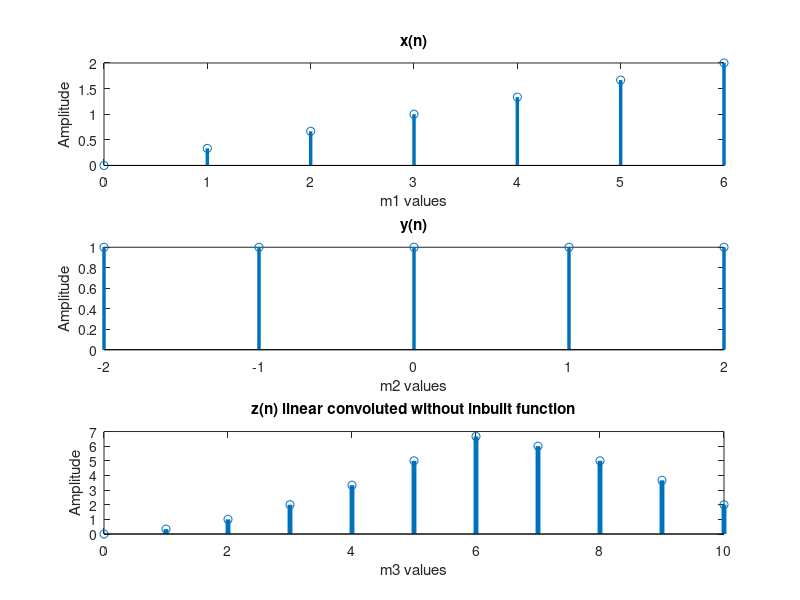

The MATLAB script that drew this image:
clc;
clear all;
close all;
m1=0:6; % time duration of signal x
x=m1/3; % amplitude of signal x 
m2=-2:2; % time duration of signal y
y=ones(1,length(m2)); % amplitude of signal y 
subplot(3,1,1); % plotting signal x in discrete form
stem(m1,x,'LineWidth',2.5);
xlabel('m1 values');
ylabel('Amplitude');
title('x(n)');
subplot(3,1,2); % plotting signal y in discrete form
stem(m2,y,'LineWidth',2.5);
xlabel('m2 values');
ylabel('Amplitude');
title('y(n)');
n1=length(x); % length of signal x
n2=length(y); % length of signal y
N=n1+n2-1; % length of signal z
m3=0:1:N-1;
x1=[x, zeros(1,N-n1)]; % zero padding to make the length N
y1=[y, zeros(1,N-n2)]; % zero padding to make the length N
z=zeros(1,N); % initializing the output to zero
% performing linear convolution 
for n=1:N
 z(1)=0;
 for k=1:N
 if(k<n+1)
 z(n)=z(n)+x1(k)*y1(n-k+1);
 end
end
end
disp(z);
subplot(3,1,3); %plotting convoluted signal (z) in discrete form
stem(m3,z,'LineWidth',3.5);
xlabel('m3 values');
ylabel('Amplitude');
title('z(n) linear convoluted without inbuilt function');